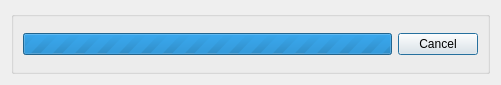
<?xml version="1.0" encoding="UTF-8"?>
<ui version="4.0">
 <class>ContentDelDialog</class>
 <widget class="QDialog" name="ContentDelDialog">
  <property name="geometry">
   <rect>
    <x>0</x>
    <y>0</y>
    <width>501</width>
    <height>85</height>
   </rect>
  </property>
  <property name="windowTitle">
   <string>Dialog</string>
  </property>
  <layout class="QGridLayout" name="gridLayout">
   <item row="0" column="0">
    <widget class="QGroupBox" name="groupBox">
     <property name="title">
      <string/>
     </property>
     <layout class="QGridLayout" name="gridLayout_2">
      <item row="0" column="0">
       <layout class="QHBoxLayout" name="horizontalLayout">
        <item>
         <widget class="QProgressBar" name="progressBar">
          <property name="autoFillBackground">
           <bool>false</bool>
          </property>
          <property name="maximum">
           <number>0</number>
          </property>
          <property name="value">
           <number>-1</number>
          </property>
         </widget>
        </item>
        <item>
         <widget class="QPushButton" name="cancel">
          <property name="text">
           <string>Cancel</string>
          </property>
         </widget>
        </item>
       </layout>
      </item>
     </layout>
    </widget>
   </item>
  </layout>
 </widget>
 <resources/>
 <connections/>
</ui>
